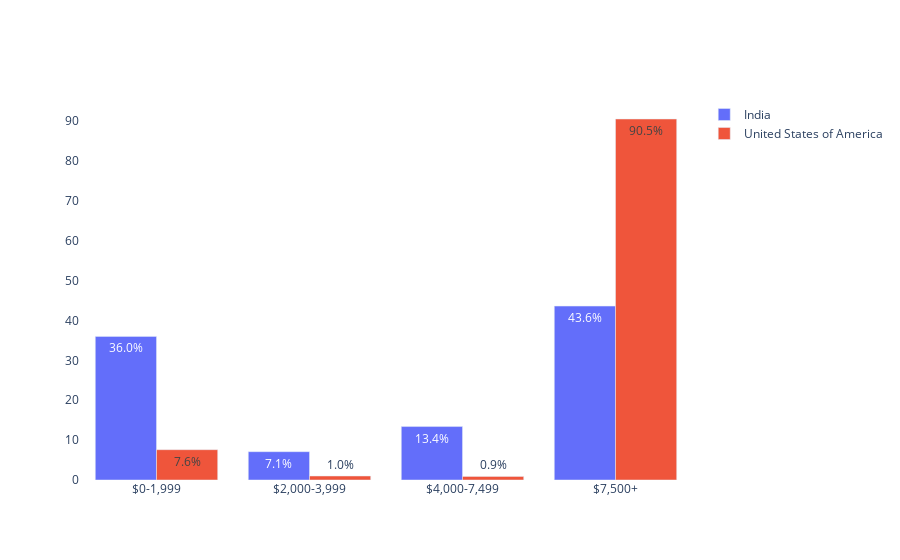

The cell this chart's notebook holds for it:
### Code cell
india_usa_df = pd.concat([india_df, usa_df]).reset_index()
fig = go.Figure()
for country, group in india_usa_df.groupby("Q3"):
   fig.add_trace(go.Bar(x = group['Q25'], 
                        y = group['%'], 
                        name = country, 
                        text = group['%'].astype(str) + "%", 
                        textposition='auto'))
fig.update_layout(barmode="group", 
                  plot_bgcolor = "white")
fig.show()

### Figure 1 — Plotly figure (JSON) as saved in the notebook; plotly's stock layout.template omitted (floating-point values rounded to 4 significant figures)
{"data": [{"name": "India", "text": ["36.0%", "7.1%", "13.4%", "43.6%"], "textposition": "auto", "type": "bar", "x": ["$0-1,999", "$2,000-3,999", "$4,000-7,499", "$7,500+"], "y": [36, 7.1, 13.4, 43.6]}, {"name": "United States of America", "text": ["7.6%", "1.0%", "0.9%", "90.5%"], "textposition": "auto", "type": "bar", "x": ["$0-1,999", "$2,000-3,999", "$4,000-7,499", "$7,500+"], "y": [7.6, 1, 0.9, 90.5]}], "layout": {"autosize": true, "barmode": "group", "plot_bgcolor": "white", "xaxis": {"autorange": true, "range": [-0.5, 3.5], "type": "category"}, "yaxis": {"autorange": true, "range": [0, 95.26], "type": "linear"}}}
